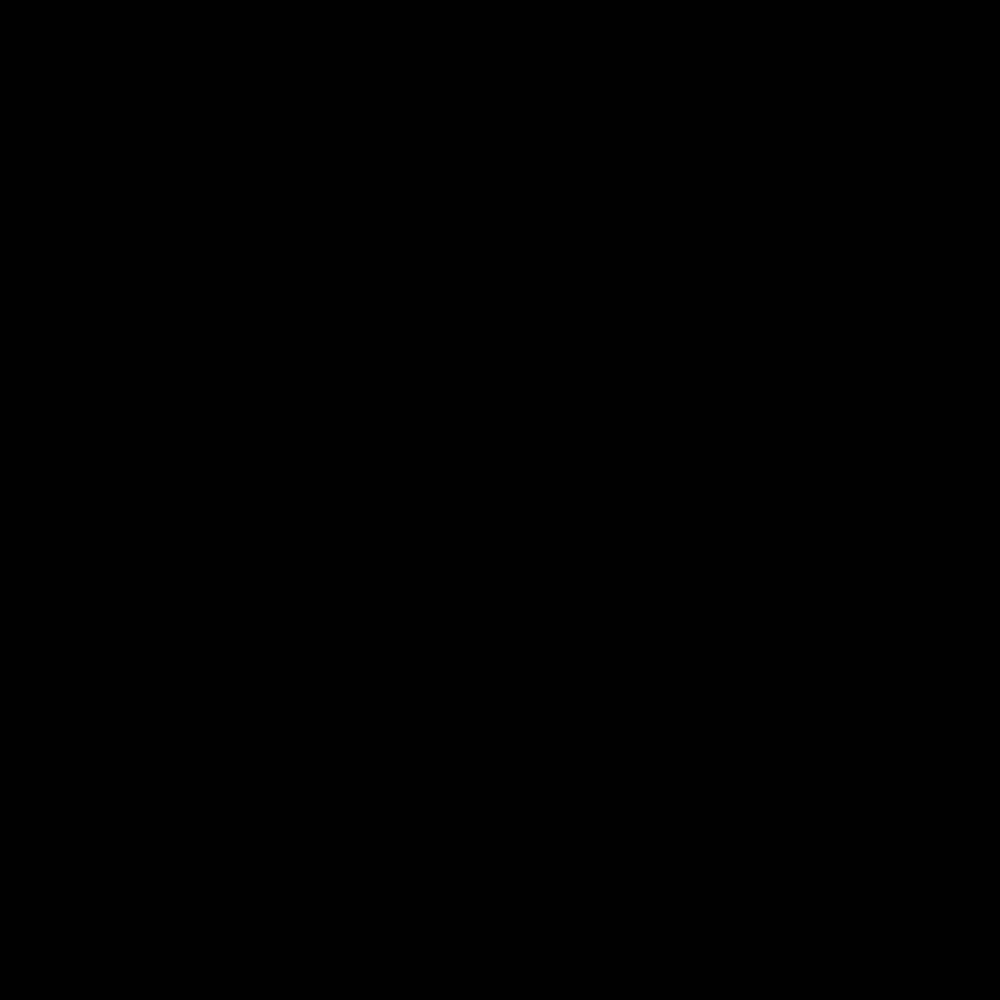
Frame 1 (no input)
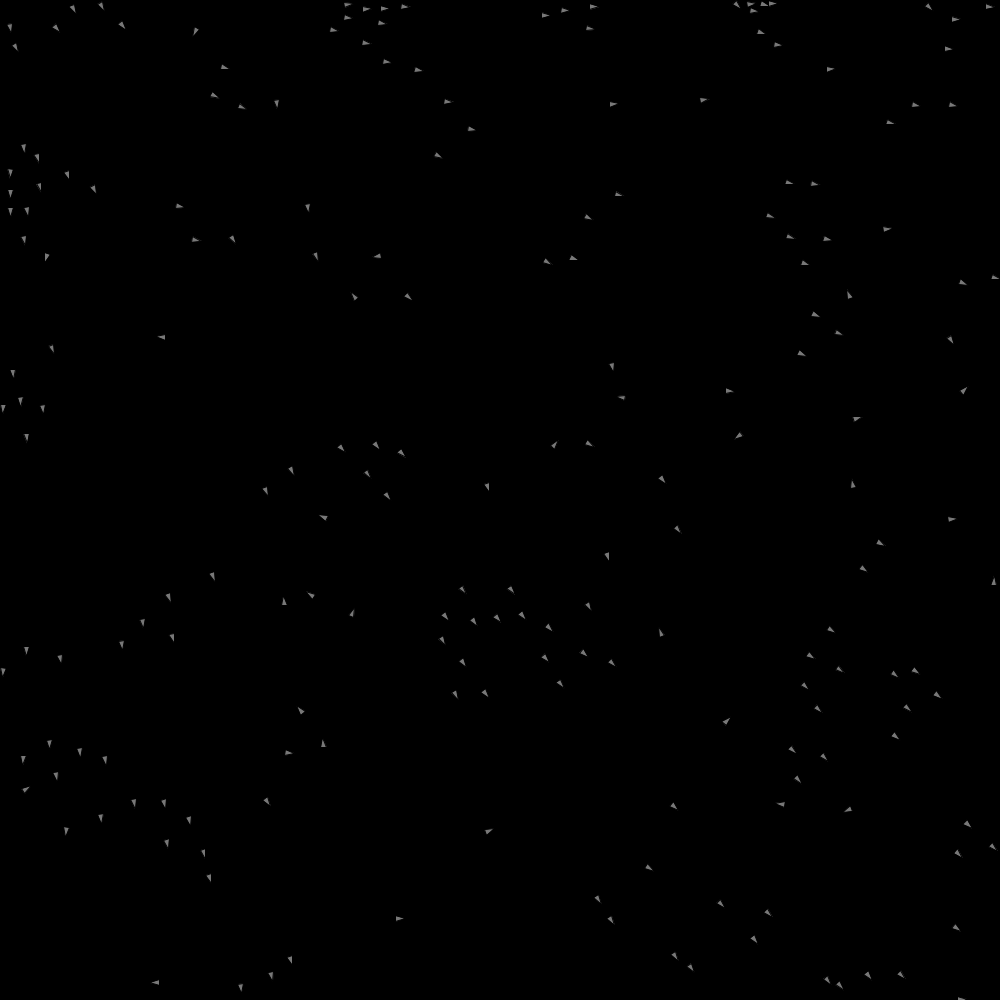
Frame 60 (the mouse pressed at the canvas centre just before this capture)
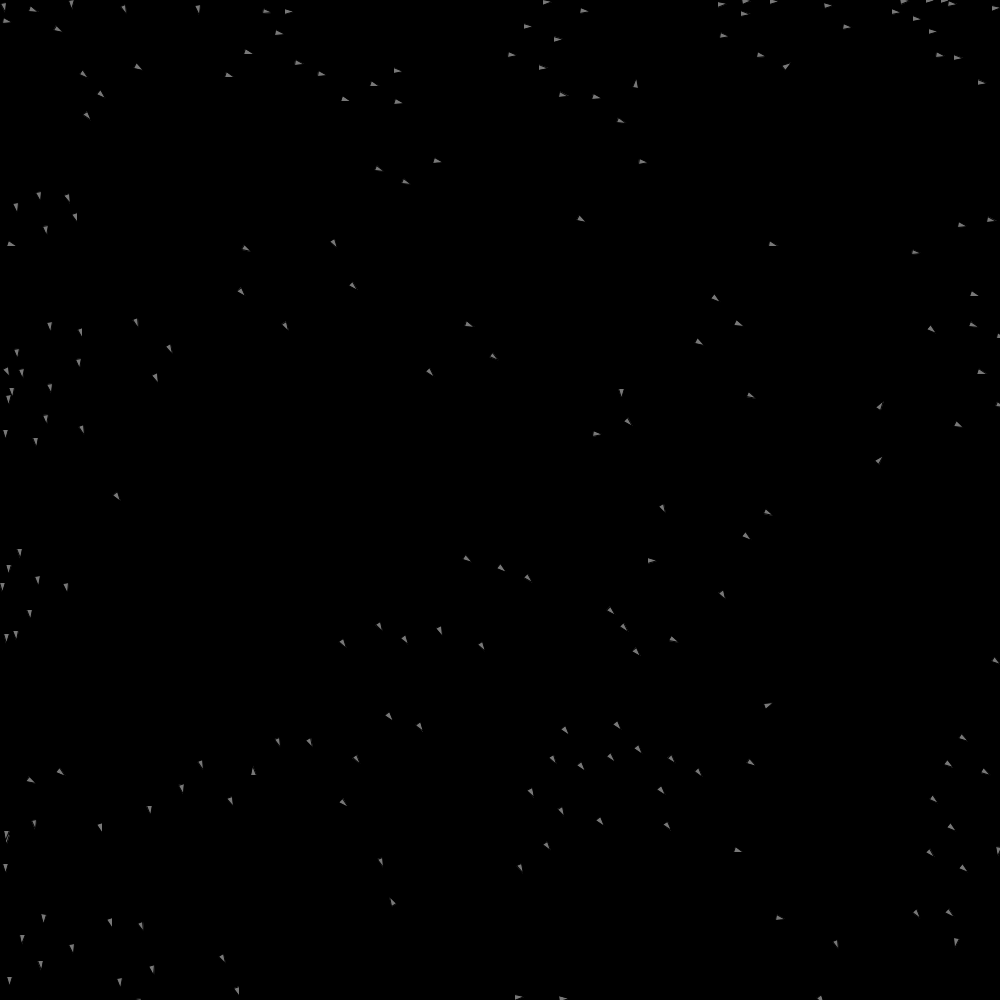
Frame 120 (the mouse held since frame 60 and released just before this capture)

The Processing sketch that drew these frames (run headless with seeded random() and noise(); from frame 60 on, the mouse is pressed at the canvas centre):

// Processing sketch: Boids
// ── Boids.pde
float rangeOfView = 30; //<>//

boolean isCohesionEnabled = true;
boolean isSeparationEnabled = true;
boolean isAlignmentEnabled = true;

void keyPressed() {
  println("Pressed "+keyCode);
  switch(keyCode) {
  case 67: //c
    isCohesionEnabled = !isCohesionEnabled;
    println("Cohesion "+isCohesionEnabled);
    break;
  case 83: //s
    isSeparationEnabled = !isSeparationEnabled;
    println("Separation "+isSeparationEnabled);
    break;
  case 65: //a
    isAlignmentEnabled = !isAlignmentEnabled;
    println("Alignment "+isAlignmentEnabled);
    break;
  }
}


class Boid {
  PVector location, velocity, acceleration;
  //float angle, angularVelocity, angularAcceleration;
  float allignmentCoeff = 0.00001;
  float cohesionCoeff = 1;
  float separationCoeff = 0.1;
  float mass;
  float TOP_VELOCITY = 3;
  Boid(PVector l) {
    location = l.copy();
    acceleration = new PVector(0, 0);
    velocity = new PVector();
    mass = 1;
  }

  void applyForce(PVector f) {
    f.div(mass);
    acceleration.add(f);
  }

  void update() {
    velocity.add(acceleration);
    velocity.limit(TOP_VELOCITY);
    location.add(velocity);
    acceleration.set(0, 0);
    borders();
  }

  void borders() {
    if (location.x < 0) location.x = width;
    if (location.y < 0) location.y = height;
    if (location.x > width) location.x = 0;
    if (location.y > height) location.y = 0;
  }

  void display() {
    fill(120);
    PVector dir = velocity.copy();
    dir.normalize();
    dir.mult(10);
    PVector left = new PVector(-dir.y, dir.x);
    left.normalize();
    left.mult(3);
    PVector right = new PVector(dir.y, -dir.x);
    right.normalize();
    right.mult(3);

    dir.add(location);
    left.add(location);
    right.add(location);

    triangle(dir.x, dir.y, left.x, left.y, right.x, right.y);
  }

  void applyAllignment(ArrayList<Boid> neighbours) {
    for (Boid n : neighbours) {
      PVector force = n.acceleration.copy();
      force.normalize();
      force.mult(allignmentCoeff);
      applyForce(force);
    }
  }

  void applyCohesion(ArrayList<Boid> neighbours) {
    PVector attraction = new PVector(0, 0);
    for (Boid n : neighbours) {
      attraction.add(n.location);
    }
    attraction.sub(location);

    attraction.div(neighbours.size());
    attraction.normalize();
    attraction.mult(cohesionCoeff);
    applyForce(attraction);
  }


  void applySeparation(ArrayList<Boid> neighbours) {
    for (Boid n : neighbours) {
      PVector separation = PVector.sub(location, n.location);
      separation.normalize();
      separation.mult(separationCoeff);
      applyForce(separation);
    }
  }

  void run(ArrayList<Boid> neighbours) {
    acceleration.x = random(-0.1, 0.1);
    acceleration.y = random(-0.1, 0.1);

    if (isSeparationEnabled)applySeparation(neighbours);
    if (isAlignmentEnabled)applyAllignment(neighbours);
    if (isCohesionEnabled)applyCohesion(neighbours);
    display();
    update();
  }
}

class Flock {

  ArrayList<Boid> boids = new ArrayList();

  void addBoid(PVector location) {
    boids.add(new Boid(location));
  }

  ArrayList<Boid> getBoidsInRange(float range, Boid b) {
    ArrayList<Boid> neighbours = new ArrayList();
    for (Boid n : boids) {
      if (PVector.dist(b.location, n.location) < range) {
        neighbours.add(n);
      }
    }
    return neighbours;
  }

  void run() {
    for (Boid b : boids) {
      b.run(getBoidsInRange(rangeOfView, b));
    }
  }
}

Flock flock;

void mousePressed() {
  flock.addBoid(new PVector(mouseX, mouseY));
}

void addBoids(int n) {
  for (int i = 0; i < n; i++) {
    flock.addBoid(new PVector(random(0, width), random(0, height)));
  }
}

void setup() {
  size(1000, 1000);
  background(0);
  flock = new Flock();
  addBoids(200);
}

void draw() {
  background(0);
  flock.run();
}
